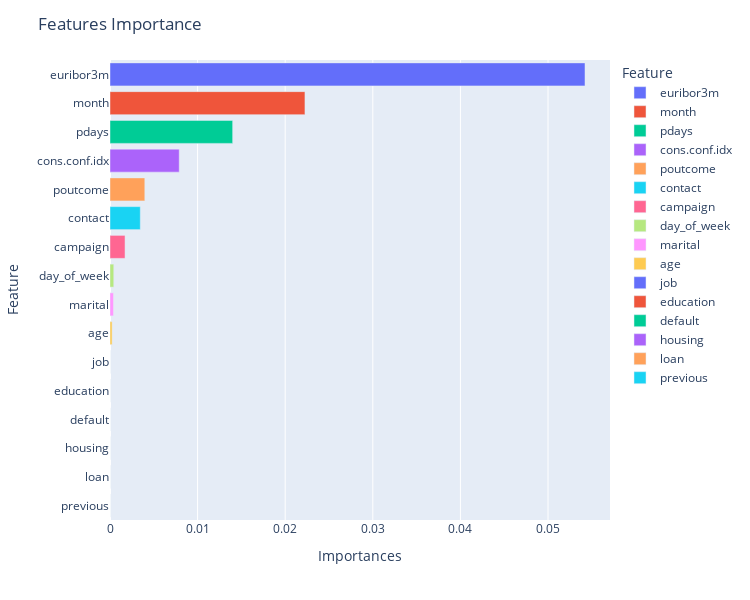

Notebook source saved alongside this figure:
### Code cell
fig = px.bar(import_df.reset_index(), x="Importances", y = 'index', color='index', labels={'index' : 'Feature'})
fig.update_layout(
    autosize=False,
    width=750,
    height=600,
    title="Features Importance"
)
fig.show()

### Figure 1 — Plotly figure (JSON) as saved in the notebook; plotly's stock layout.template omitted (floating-point values rounded to 4 significant figures)
{"data": [{"alignmentgroup": "True", "hovertemplate": "Feature=%{y}<br>Importances=%{x}<extra></extra>", "legendgroup": "euribor3m", "marker": {"color": "#636efa", "pattern": {"shape": ""}}, "name": "euribor3m", "offsetgroup": "euribor3m", "orientation": "h", "showlegend": true, "textposition": "auto", "type": "bar", "x": [0.05422], "xaxis": "x", "y": ["euribor3m"], "yaxis": "y"}, {"alignmentgroup": "True", "hovertemplate": "Feature=%{y}<br>Importances=%{x}<extra></extra>", "legendgroup": "month", "marker": {"color": "#EF553B", "pattern": {"shape": ""}}, "name": "month", "offsetgroup": "month", "orientation": "h", "showlegend": true, "textposition": "auto", "type": "bar", "x": [0.02225], "xaxis": "x", "y": ["month"], "yaxis": "y"}, {"alignmentgroup": "True", "hovertemplate": "Feature=%{y}<br>Importances=%{x}<extra></extra>", "legendgroup": "pdays", "marker": {"color": "#00cc96", "pattern": {"shape": ""}}, "name": "pdays", "offsetgroup": "pdays", "orientation": "h", "showlegend": true, "textposition": "auto", "type": "bar", "x": [0.014], "xaxis": "x", "y": ["pdays"], "yaxis": "y"}, {"alignmentgroup": "True", "hovertemplate": "Feature=%{y}<br>Importances=%{x}<extra></extra>", "legendgroup": "cons.conf.idx", "marker": {"color": "#ab63fa", "pattern": {"shape": ""}}, "name": "cons.conf.idx", "offsetgroup": "cons.conf.idx", "orientation": "h", "showlegend": true, "textposition": "auto", "type": "bar", "x": [0.007901], "xaxis": "x", "y": ["cons.conf.idx"], "yaxis": "y"}, {"alignmentgroup": "True", "hovertemplate": "Feature=%{y}<br>Importances=%{x}<extra></extra>", "legendgroup": "poutcome", "marker": {"color": "#FFA15A", "pattern": {"shape": ""}}, "name": "poutcome", "offsetgroup": "poutcome", "orientation": "h", "showlegend": true, "textposition": "auto", "type": "bar", "x": [0.003975], "xaxis": "x", "y": ["poutcome"], "yaxis": "y"}, {"alignmentgroup": "True", "hovertemplate": "Feature=%{y}<br>Importances=%{x}<extra></extra>", "legendgroup": "contact", "marker": {"color": "#19d3f3", "pattern": {"shape": ""}}, "name": "contact", "offsetgroup": "contact", "orientation": "h", "showlegend": true, "textposition": "auto", "type": "bar", "x": [0.003458], "xaxis": "x", "y": ["contact"], "yaxis": "y"}, {"alignmentgroup": "True", "hovertemplate": "Feature=%{y}<br>Importances=%{x}<extra></extra>", "legendgroup": "campaign", "marker": {"color": "#FF6692", "pattern": {"shape": ""}}, "name": "campaign", "offsetgroup": "campaign", "orientation": "h", "showlegend": true, "textposition": "auto", "type": "bar", "x": [0.001717], "xaxis": "x", "y": ["campaign"], "yaxis": "y"}, {"alignmentgroup": "True", "hovertemplate": "Feature=%{y}<br>Importances=%{x}<extra></extra>", "legendgroup": "day_of_week", "marker": {"color": "#B6E880", "pattern": {"shape": ""}}, "name": "day_of_week", "offsetgroup": "day_of_week", "orientation": "h", "showlegend": true, "textposition": "auto", "type": "bar", "x": [0.0004301], "xaxis": "x", "y": ["day_of_week"], "yaxis": "y"}, {"alignmentgroup": "True", "hovertemplate": "Feature=%{y}<br>Importances=%{x}<extra></extra>", "legendgroup": "marital", "marker": {"color": "#FF97FF", "pattern": {"shape": ""}}, "name": "marital", "offsetgroup": "marital", "orientation": "h", "showlegend": true, "textposition": "auto", "type": "bar", "x": [0.0003954], "xaxis": "x", "y": ["marital"], "yaxis": "y"}, {"alignmentgroup": "True", "hovertemplate": "Feature=%{y}<br>Importances=%{x}<extra></extra>", "legendgroup": "age", "marker": {"color": "#FECB52", "pattern": {"shape": ""}}, "name": "age", "offsetgroup": "age", "orientation": "h", "showlegend": true, "textposition": "auto", "type": "bar", "x": [0.0002428], "xaxis": "x", "y": ["age"], "yaxis": "y"}, {"alignmentgroup": "True", "hovertemplate": "Feature=%{y}<br>Importances=%{x}<extra></extra>", "legendgroup": "job", "marker": {"color": "#636efa", "pattern": {"shape": ""}}, "name": "job", "offsetgroup": "job", "orientation": "h", "showlegend": true, "textposition": "auto", "type": "bar", "x": [0], "xaxis": "x", "y": ["job"], "yaxis": "y"}, {"alignmentgroup": "True", "hovertemplate": "Feature=%{y}<br>Importances=%{x}<extra></extra>", "legendgroup": "education", "marker": {"color": "#EF553B", "pattern": {"shape": ""}}, "name": "education", "offsetgroup": "education", "orientation": "h", "showlegend": true, "textposition": "auto", "type": "bar", "x": [0], "xaxis": "x", "y": ["education"], "yaxis": "y"}, {"alignmentgroup": "True", "hovertemplate": "Feature=%{y}<br>Importances=%{x}<extra></extra>", "legendgroup": "default", "marker": {"color": "#00cc96", "pattern": {"shape": ""}}, "name": "default", "offsetgroup": "default", "orientation": "h", "showlegend": true, "textposition": "auto", "type": "bar", "x": [0], "xaxis": "x", "y": ["default"], "yaxis": "y"}, {"alignmentgroup": "True", "hovertemplate": "Feature=%{y}<br>Importances=%{x}<extra></extra>", "legendgroup": "housing", "marker": {"color": "#ab63fa", "pattern": {"shape": ""}}, "name": "housing", "offsetgroup": "housing", "orientation": "h", "showlegend": true, "textposition": "auto", "type": "bar", "x": [0], "xaxis": "x", "y": ["housing"], "yaxis": "y"}, {"alignmentgroup": "True", "hovertemplate": "Feature=%{y}<br>Importances=%{x}<extra></extra>", "legendgroup": "loan", "marker": {"color": "#FFA15A", "pattern": {"shape": ""}}, "name": "loan", "offsetgroup": "loan", "orientation": "h", "showlegend": true, "textposition": "auto", "type": "bar", "x": [0], "xaxis": "x", "y": ["loan"], "yaxis": "y"}, {"alignmentgroup": "True", "hovertemplate": "Feature=%{y}<br>Importances=%{x}<extra></extra>", "legendgroup": "previous", "marker": {"color": "#19d3f3", "pattern": {"shape": ""}}, "name": "previous", "offsetgroup": "previous", "orientation": "h", "showlegend": true, "textposition": "auto", "type": "bar", "x": [0], "xaxis": "x", "y": ["previous"], "yaxis": "y"}], "layout": {"autosize": false, "barmode": "relative", "height": 600, "legend": {"title": {"text": "Feature"}, "tracegroupgap": 0}, "margin": {"t": 60}, "title": {"text": "Features Importance"}, "width": 750, "xaxis": {"anchor": "y", "autorange": true, "domain": [0, 1], "range": [0, 0.05708], "title": {"text": "Importances"}, "type": "linear"}, "yaxis": {"anchor": "x", "autorange": true, "categoryarray": ["previous", "loan", "housing", "default", "education", "job", "age", "marital", "day_of_week", "campaign", "contact", "poutcome", "cons.conf.idx", "pdays", "month", "euribor3m"], "categoryorder": "array", "domain": [0, 1], "range": [-0.5, 15.5], "title": {"text": "Feature"}, "type": "category"}}}
